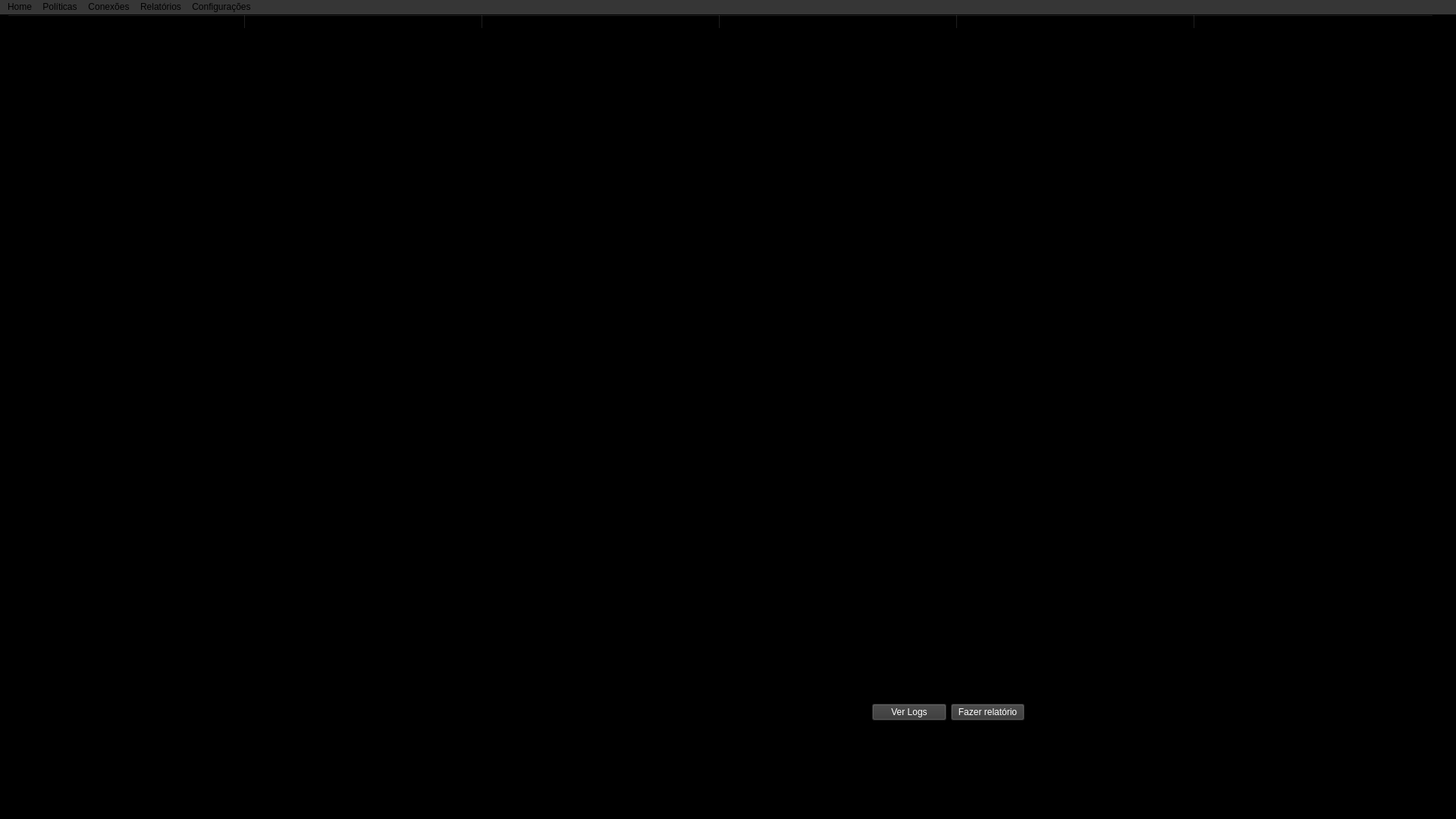
<?xml version="1.0" encoding="UTF-8"?>
<ui version="4.0">
 <class>MainWindow</class>
 <widget class="QMainWindow" name="MainWindow">
  <property name="geometry">
   <rect>
    <x>0</x>
    <y>0</y>
    <width>1920</width>
    <height>1080</height>
   </rect>
  </property>
  <property name="windowTitle">
   <string>MainWindow</string>
  </property>
  <property name="styleSheet">
   <string notr="true">background-color: black;

</string>
  </property>
  <widget class="QWidget" name="centralwidget">
   <widget class="QTableWidget" name="tableWidget_relatorio">
    <property name="geometry">
     <rect>
      <x>10</x>
      <y>0</y>
      <width>1881</width>
      <height>821</height>
     </rect>
    </property>
    <attribute name="horizontalHeaderCascadingSectionResizes">
     <bool>false</bool>
    </attribute>
    <attribute name="horizontalHeaderDefaultSectionSize">
     <number>313</number>
    </attribute>
    <column>
     <property name="text">
      <string>Data do evento</string>
     </property>
     <property name="background">
      <color>
       <red>255</red>
       <green>215</green>
       <blue>0</blue>
      </color>
     </property>
    </column>
    <column>
     <property name="text">
      <string>Evento</string>
     </property>
     <property name="background">
      <color>
       <red>255</red>
       <green>215</green>
       <blue>0</blue>
      </color>
     </property>
    </column>
    <column>
     <property name="text">
      <string>IP</string>
     </property>
     <property name="background">
      <color>
       <red>255</red>
       <green>215</green>
       <blue>0</blue>
      </color>
     </property>
    </column>
    <column>
     <property name="text">
      <string>Porta</string>
     </property>
     <property name="background">
      <color>
       <red>255</red>
       <green>215</green>
       <blue>0</blue>
      </color>
     </property>
    </column>
    <column>
     <property name="text">
      <string>Serviço</string>
     </property>
     <property name="background">
      <color>
       <red>255</red>
       <green>215</green>
       <blue>0</blue>
      </color>
     </property>
    </column>
    <column>
     <property name="text">
      <string>Sugestão</string>
     </property>
     <property name="background">
      <color>
       <red>255</red>
       <green>215</green>
       <blue>0</blue>
      </color>
     </property>
    </column>
   </widget>
   <widget class="QWidget" name="layoutWidget">
    <property name="geometry">
     <rect>
      <x>1150</x>
      <y>895</y>
      <width>201</width>
      <height>51</height>
     </rect>
    </property>
    <layout class="QHBoxLayout" name="horizontalLayout">
     <item>
      <widget class="QPushButton" name="pushButton_Verlogs">
       <property name="styleSheet">
        <string notr="true">background-color: rgb(54,54,54);
color: white</string>
       </property>
       <property name="text">
        <string>Ver Logs</string>
       </property>
      </widget>
     </item>
     <item>
      <widget class="QPushButton" name="pushButton_relatrio">
       <property name="styleSheet">
        <string notr="true">background-color: rgb(54,54,54);
color: white</string>
       </property>
       <property name="text">
        <string>Fazer relatório</string>
       </property>
      </widget>
     </item>
    </layout>
   </widget>
  </widget>
  <widget class="QMenuBar" name="menuBar">
   <property name="geometry">
    <rect>
     <x>0</x>
     <y>0</y>
     <width>1920</width>
     <height>22</height>
    </rect>
   </property>
   <property name="styleSheet">
    <string notr="true">background-color: rgb(54,54,54)</string>
   </property>
   <widget class="QMenu" name="menuHome">
    <property name="title">
     <string>Home</string>
    </property>
   </widget>
   <widget class="QMenu" name="menuPoliticas">
    <property name="title">
     <string>Políticas</string>
    </property>
   </widget>
   <widget class="QMenu" name="menuConexoes">
    <property name="title">
     <string>Conexões</string>
    </property>
   </widget>
   <widget class="QMenu" name="menuRelatorios">
    <property name="title">
     <string>Relatórios</string>
    </property>
   </widget>
   <widget class="QMenu" name="menuConfiguraoes">
    <property name="title">
     <string>Configurações</string>
    </property>
   </widget>
   <addaction name="menuHome"/>
   <addaction name="menuPoliticas"/>
   <addaction name="menuConexoes"/>
   <addaction name="menuRelatorios"/>
   <addaction name="menuConfiguraoes"/>
  </widget>
 </widget>
 <resources/>
 <connections/>
</ui>
